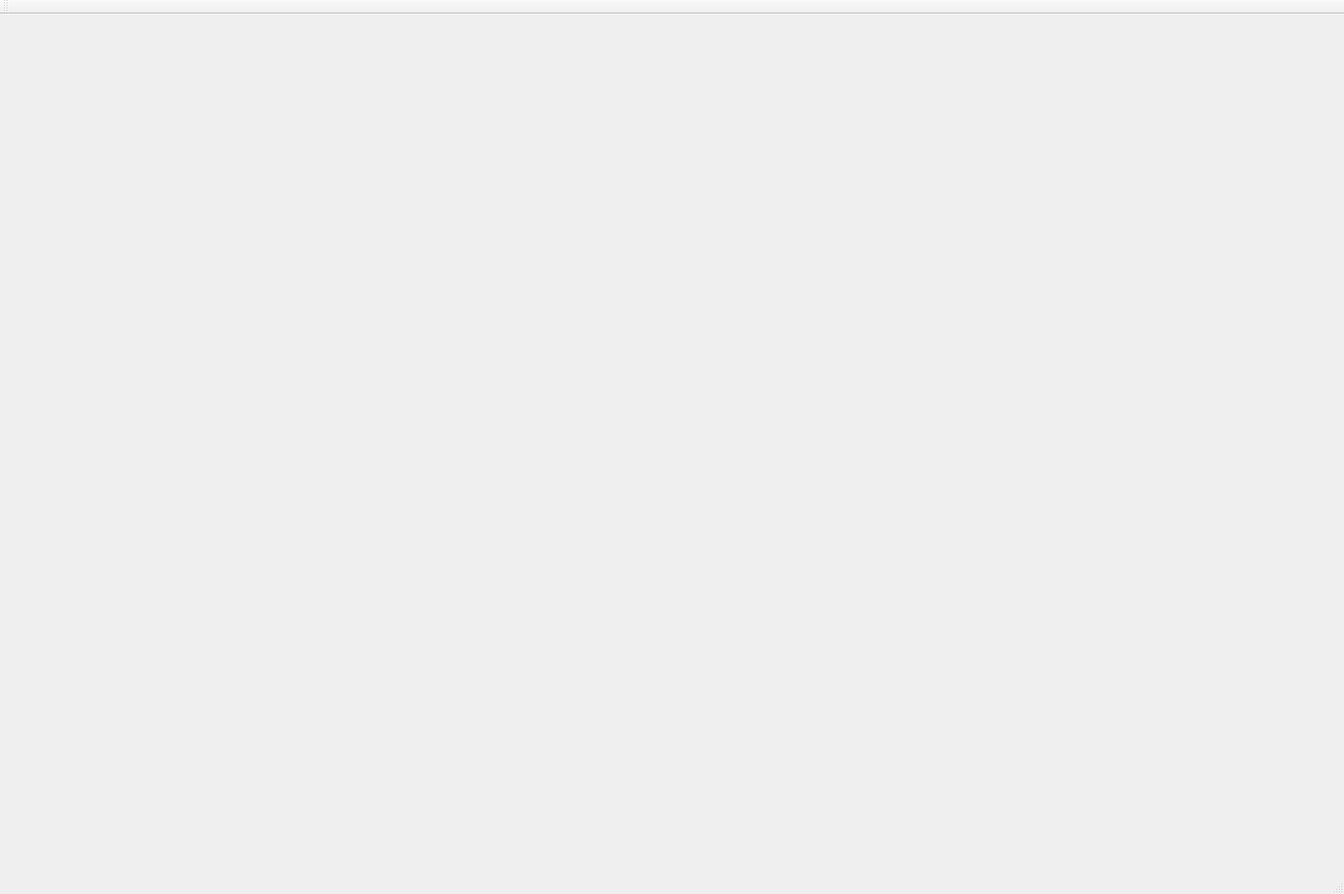
<?xml version="1.0" encoding="UTF-8"?>
<ui version="4.0">
 <class>RiskGUI</class>
 <widget class="QMainWindow" name="RiskGUI">
  <property name="geometry">
   <rect>
    <x>0</x>
    <y>0</y>
    <width>1600</width>
    <height>1064</height>
   </rect>
  </property>
  <property name="windowTitle">
   <string>RiskGUI</string>
  </property>
  <widget class="QWidget" name="centralWidget"/>
  <widget class="QMenuBar" name="menuBar">
   <property name="geometry">
    <rect>
     <x>0</x>
     <y>0</y>
     <width>1600</width>
     <height>25</height>
    </rect>
   </property>
  </widget>
  <widget class="QToolBar" name="mainToolBar">
   <attribute name="toolBarArea">
    <enum>TopToolBarArea</enum>
   </attribute>
   <attribute name="toolBarBreak">
    <bool>false</bool>
   </attribute>
  </widget>
  <widget class="QStatusBar" name="statusBar"/>
 </widget>
 <layoutdefault spacing="6" margin="11"/>
 <resources/>
 <connections/>
</ui>
